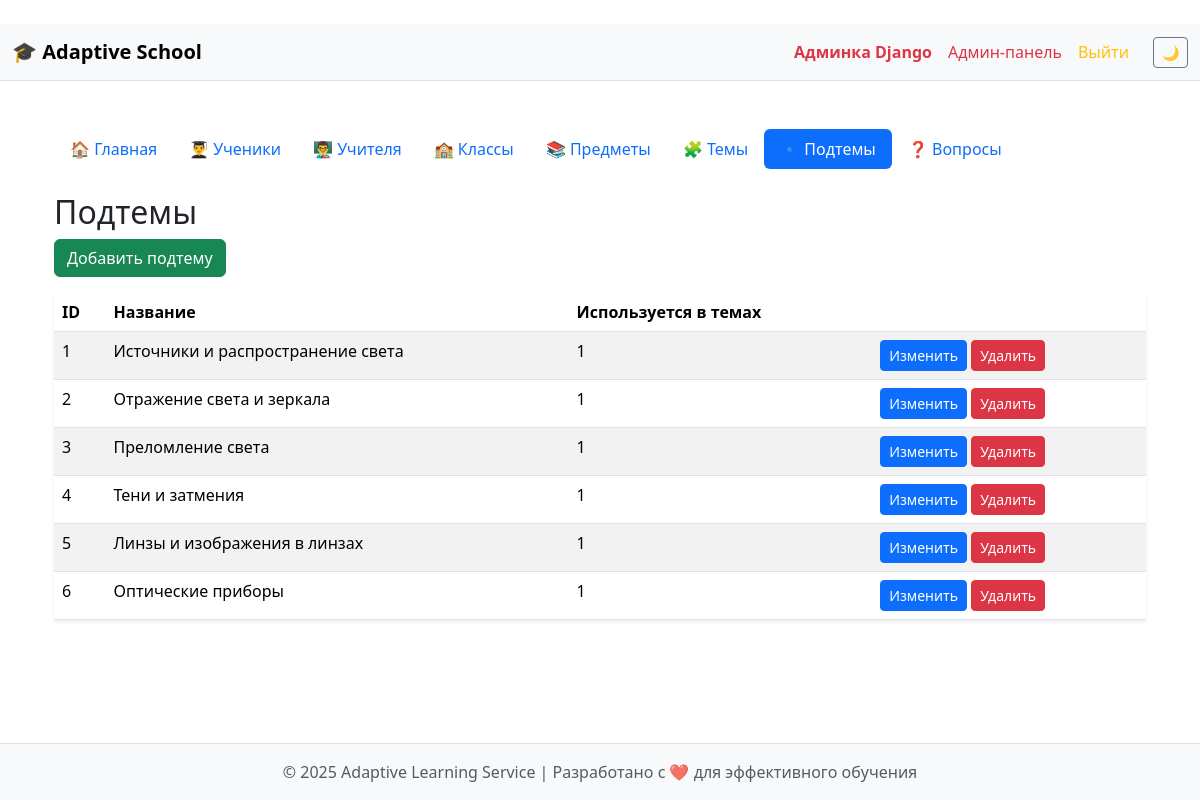
The app's page /admin-panel/subtopics/ (signed in) with its own data.
### school/models.py (models this page shows, shortened)
class SubTopic(models.Model):
    name = models.CharField(max_length=100)
    class Meta:
        verbose_name = "Подтема"
        verbose_name_plural = "Подтемы"

### administrator/views.py (the view)
# urls.py: path("subtopics/", views.subtopic_list, name="admin_subtopics"),
@superuser_required
def subtopic_list(request):
    return render(request, "adminpanel/subtopic_list.html", {
        "section": "subtopics",
        "subtopics": SubTopic.objects.all()
    })

### administrator/views.py (called while the page is built)
def superuser_required(view):
    return user_passes_test(lambda u: u.is_superuser, login_url="/")(view)

### templates/adminpanel/subtopic_list.html
﻿{% extends "adminpanel/base_admin.html" %}
{% block admin_content %}
<h2>Подтемы</h2>
<a href="{% url 'admin_add_subtopic' %}" class="btn btn-success mb-3">Добавить подтему</a>
<table class="table table-striped shadow-sm">
    <thead>
        <tr><th>ID</th><th>Название</th><th>Используется в темах</th><th></th></tr>
    </thead>
    <tbody>
        {% for st in subtopics %}
        <tr>
            <td>{{ st.id }}</td>
            <td>{{ st.name }}</td>
            <td>{{ st.topics.count }}</td>
            <td>
                <a class="btn btn-sm btn-primary" href="{% url 'admin_edit_subtopic' st.id %}">
                    Изменить
                </a>
                <a class="btn btn-sm btn-danger" href="{% url 'admin_delete_subtopic' st.id %}">
                    Удалить
                </a>
            </td>
        </tr>
        {% endfor %}
    </tbody>
</table>
{% endblock %}

### templates/base.html (style rules this page uses)
body { min-height: 100vh; display: flex; flex-direction: column; }

### records on screen
SubTopic: id "1", name "Источники и распространение света", topics.count "1"
SubTopic: id "2", name "Отражение света и зеркала", topics.count "1"
SubTopic: id "3", name "Преломление света", topics.count "1"
SubTopic: id "4", name "Тени и затмения", topics.count "1"
SubTopic: id "5", name "Линзы и изображения в линзах", topics.count "1"
SubTopic: id "6", name "Оптические приборы", topics.count "1"
